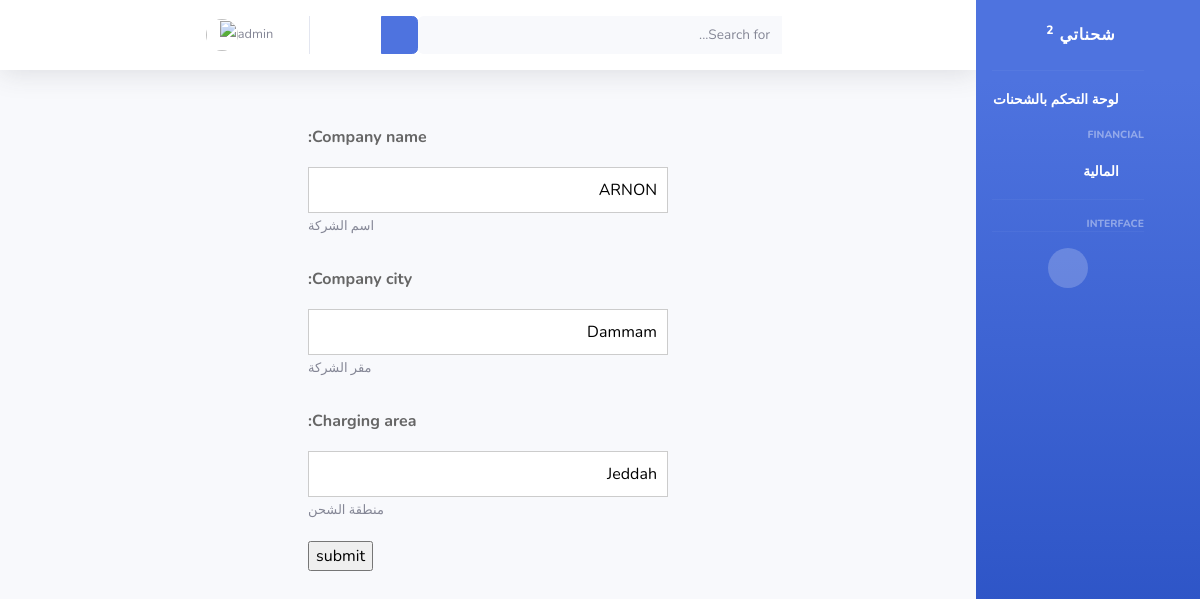
Screenshot of /companies/edit/1 (signed in) with the database file from the repository.
### companies/models.py (models this page shows, shortened)
class CompanyModel(models.Model):
    company_name = models.CharField(max_length=225,  help_text='اسم الشركة')
    company_id = models.BigAutoField(primary_key=True)
    company_city = models.CharField(max_length=225,  default='Dammam',help_text='مقر الشركة')
    charging_area = models.CharField( max_length=225, default='Jeddah', help_text='منطقة الشحن ')

### companies/views.py (the view)
# urls.py: path('companies/edit/<int:pk>',edit_company, name='edit_company' ),
def edit_company(request, pk):
    companies = get_object_or_404(CompanyModel, pk=pk)
    if request.method == 'POST':
        company_form = AddCompanyForm(request.POST, instance=companies)
        if company_form.is_valid():
            company_form.save()
            return redirect('company_list')
    else:
        company_form = AddCompanyForm(instance=companies)
    return render(request, 'companies/company-add_edit.html',{'company_form':company_form})

### companies/forms.py
class AddCompanyForm(forms.ModelForm):
    class Meta:
        model = CompanyModel
        fields = ("__all__")

### Shuhnaty/templates/companies/company-add_edit.html (shortened to what this page needs)
{% extends 'base.html'  %}
{% block content %}
<div class="form">
    <form action="" method="post" enctype="multipart/form-data">
        {{ company_form.as_p }}
        <input class="submit-btn" type="submit" value="submit">
    </form>
{% endblock %}

### Shuhnaty/templates/base.html (shortened to what this page needs)
{% load static %}
<!DOCTYPE html>
<html dir="rtl" lang="ar" >
<head>
    <link href="{% static 'vendor/fontawesome-free/css/all.min.css' %}" rel="stylesheet" type="text/css">
    <link href="{% static 'vendor/bootstrap-rtl.css' %}" rel="stylesheet" type="text/css">
    <link href="https://cdn.jsdelivr.net/npm/bootstrap@5.2.2/dist/css/bootstrap.min.css" rel="stylesheet">
    <link href="{% static 'css/sb-admin-2.min.css' %}" rel="stylesheet">
    <link href="{% static 'style.css' %}" rel="stylesheet">
    <link href="{% static 'vendor/datatables/dataTables.bootstrap4.min.css' %}" rel="stylesheet">
</head>
<body id="page-top" >
    <div id="wrapper">
        {% if user.is_authenticated %}
        <ul class="navbar-nav bg-gradient-primary sidebar sidebar-dark accordion " id="accordionSidebar">
            <a class="sidebar-brand d-flex align-items-center justify-content-center " href="{% url 'index' %}">
                <div class="sidebar-brand-text mx-3 ">شحناتي <sup>2</sup></div>
                <div class="sidebar-brand-icon rotate-n-15">
                    <i class="fas fa-laugh-wink"></i>
                </div>
            </a>
            <hr class="sidebar-divider my-0">
            <li class="nav-item active">
                <a class="nav-link text-right" href="{% url 'shipments_list'%}">
                    <i class="fas fa-fw fa-tachometer-alt"></i>
                    <span> لوحة التحكم بالشحنات</span></a>
            </li>
            <div class="sidebar-heading text-right">
                Financial
            </div>
            <li class="nav-item active">
                <a class="nav-link text-right" href="{% url 'dashboard_financial' %}">
                    <i class="fas fa-fw fa-tachometer-alt"></i>
                    <span> المالية</span></a>
            </li>
            <hr class="sidebar-divider">
            <div class="sidebar-heading text-right">
                Interface
            </div>
            <hr class="sidebar-divider d-none d-md-block">
            <div class="text-center d-none d-md-inline">
                <button class="rounded-circle border-0" id="sidebarToggle"></button>
            </div>
        </ul>
        {% endif %}
        <div id="content-wrapper" class="d-flex flex-column">
            <div id="content">
                {% if user.is_authenticated %}
                <nav class="navbar navbar-expand navbar-light bg-white topbar mb-4 static-top shadow">
                    <form
                        class="d-none d-sm-inline-block form-inline mr-auto ml-md-3 my-2 my-md-0 mw-100 navbar-search">
                        <div class="input-group">
                            <input type="text" class="form-control bg-light border-0 small" placeholder="Search for..."
                                aria-label="Search" aria-describedby="basic-addon2">
                            <div class="input-group-append">
                                <button class="btn btn-primary" type="button">
                                    <i class="fas fa-search fa-sm"></i>
                                </button>
                            </div>
                        </div>
                    </form>
                    <ul class="navbar-nav ml-auto">
                        <li class="nav-item dropdown no-arrow">
                            <a class="nav-link dropdown-toggle" href="#" id="userDropdown" role="button"
                                data-toggle="dropdown" aria-haspopup="true" aria-expanded="false">
                                <span class="mr-2 d-none d-lg-inline text-gray-600 small">{{ user }}</span>
                                <img class="img-profile rounded-circle" src="{% static 'img/undraw_profile.svg' %}">
                            </a>
                        </li>
                    </ul>
                </nav>
                {% endif %}
                <div class="container-fluid">
                    {% block content %}
                    {% endblock %}
            </div>
        </div>
    </div>
</body>
</html>

### Shuhnaty/static/style.css (style rules this page uses)
.form { max-width: 400px; margin: 45px auto; padding: 0 20px; }
.form p, .form div { margin: 4px 0 20px 0; text-align: left; }
.form label { display: block; padding: 10px 0; color: #666; font-weight: bold; }
.form input[type="text"], .form input[type="email"], .form input[type="number"], .form input[type="password"], .form select { padding: 10px; max-width: 400px; width: 100%; border: 1px solid #ccc; box-sizing: border-box; }
span.helptext { font-size: small; }

### rows the page displays
CompanyModel: company_name "ARNON", company_city "Dammam", charging_area "Jeddah"

### other values shown
{{ user }} "admin"
